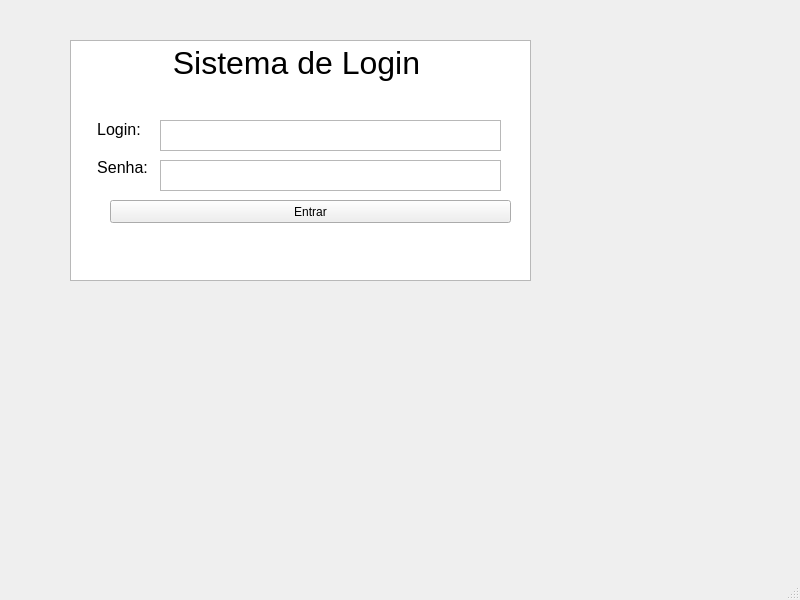
<?xml version="1.0" encoding="UTF-8"?>
<ui version="4.0">
 <class>MainWindow</class>
 <widget class="QMainWindow" name="MainWindow">
  <property name="geometry">
   <rect>
    <x>0</x>
    <y>0</y>
    <width>800</width>
    <height>600</height>
   </rect>
  </property>
  <property name="windowTitle">
   <string>MainWindow</string>
  </property>
  <widget class="QWidget" name="centralwidget">
   <widget class="QTextEdit" name="textEdit">
    <property name="geometry">
     <rect>
      <x>70</x>
      <y>40</y>
      <width>461</width>
      <height>241</height>
     </rect>
    </property>
    <property name="html">
     <string>&lt;!DOCTYPE HTML PUBLIC &quot;-//W3C//DTD HTML 4.0//EN&quot; &quot;http://www.w3.org/TR/REC-html40/strict.dtd&quot;&gt;
&lt;html&gt;&lt;head&gt;&lt;meta name=&quot;qrichtext&quot; content=&quot;1&quot; /&gt;&lt;style type=&quot;text/css&quot;&gt;
p, li { white-space: pre-wrap; }
&lt;/style&gt;&lt;/head&gt;&lt;body style=&quot; font-family:'MS Shell Dlg 2'; font-size:8.25pt; font-weight:400; font-style:normal;&quot;&gt;
&lt;p style=&quot; margin-top:0px; margin-bottom:0px; margin-left:0px; margin-right:0px; -qt-block-indent:0; text-indent:0px;&quot;&gt;&lt;span style=&quot; font-size:24pt;&quot;&gt;           Sistema de Login&lt;/span&gt;&lt;/p&gt;
&lt;p style=&quot; margin-top:0px; margin-bottom:0px; margin-left:0px; margin-right:0px; -qt-block-indent:0; text-indent:0px;&quot;&gt;&lt;span style=&quot; font-size:12pt;&quot;&gt;    &lt;/span&gt;&lt;/p&gt;
&lt;p style=&quot; margin-top:0px; margin-bottom:0px; margin-left:0px; margin-right:0px; -qt-block-indent:0; text-indent:0px;&quot;&gt;&lt;span style=&quot; font-size:12pt;&quot;&gt;         &lt;/span&gt;&lt;/p&gt;
&lt;p style=&quot; margin-top:0px; margin-bottom:0px; margin-left:0px; margin-right:0px; -qt-block-indent:0; text-indent:0px;&quot;&gt;&lt;span style=&quot; font-size:12pt;&quot;&gt;     Login:&lt;/span&gt;&lt;/p&gt;
&lt;p style=&quot; margin-top:0px; margin-bottom:0px; margin-left:0px; margin-right:0px; -qt-block-indent:0; text-indent:0px;&quot;&gt;&lt;span style=&quot; font-size:12pt;&quot;&gt;   &lt;/span&gt;&lt;/p&gt;
&lt;p style=&quot; margin-top:0px; margin-bottom:0px; margin-left:0px; margin-right:0px; -qt-block-indent:0; text-indent:0px;&quot;&gt;&lt;span style=&quot; font-size:12pt;&quot;&gt;     Senha:&lt;/span&gt;&lt;/p&gt;&lt;/body&gt;&lt;/html&gt;</string>
    </property>
   </widget>
   <widget class="QTextEdit" name="textEdit_3">
    <property name="geometry">
     <rect>
      <x>160</x>
      <y>120</y>
      <width>341</width>
      <height>31</height>
     </rect>
    </property>
   </widget>
   <widget class="QTextEdit" name="textEdit_4">
    <property name="geometry">
     <rect>
      <x>160</x>
      <y>160</y>
      <width>341</width>
      <height>31</height>
     </rect>
    </property>
   </widget>
   <widget class="QPushButton" name="pushButton">
    <property name="geometry">
     <rect>
      <x>110</x>
      <y>200</y>
      <width>401</width>
      <height>23</height>
     </rect>
    </property>
    <property name="text">
     <string>Entrar</string>
    </property>
   </widget>
   <widget class="QLabel" name="label">
    <property name="geometry">
     <rect>
      <x>100</x>
      <y>233</y>
      <width>401</width>
      <height>21</height>
     </rect>
    </property>
    <property name="text">
     <string/>
    </property>
   </widget>
   <widget class="QWidget" name="horizontalLayoutWidget">
    <property name="geometry">
     <rect>
      <x>40</x>
      <y>10</y>
      <width>521</width>
      <height>421</height>
     </rect>
    </property>
    <layout class="QHBoxLayout" name="horizontalLayout"/>
   </widget>
  </widget>
  <widget class="QMenuBar" name="menubar">
   <property name="geometry">
    <rect>
     <x>0</x>
     <y>0</y>
     <width>800</width>
     <height>21</height>
    </rect>
   </property>
  </widget>
  <widget class="QStatusBar" name="statusbar"/>
 </widget>
 <resources/>
 <connections/>
</ui>
